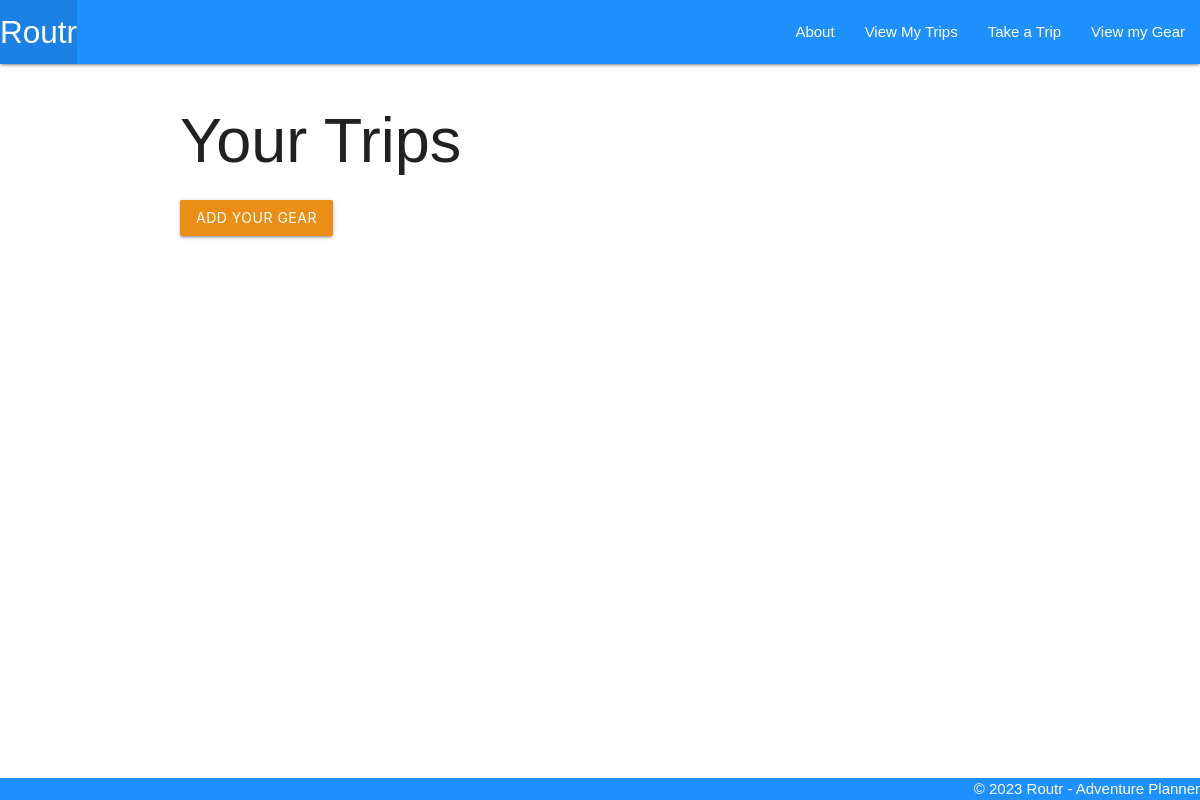
Page /trips/ on the earlier database version.
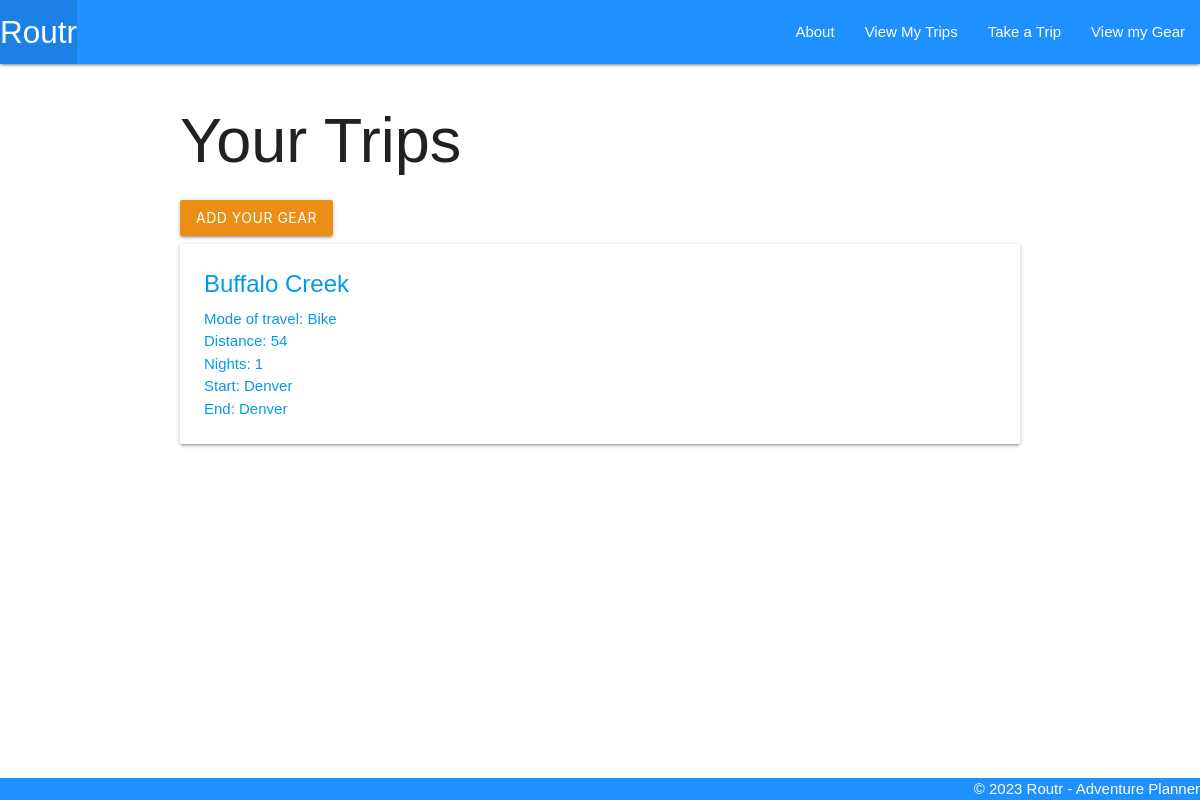
Same page on the later database version.
### main/models.py (models this page shows, shortened)
class Trip(models.Model):
    name = models.CharField(max_length=100)
    mode = models.CharField(max_length=100)
    distance = models.IntegerField()
    nights = models.IntegerField()
    start = models.CharField(max_length=100)
    end = models.CharField(max_length=250)

### main/views.py (the view)
# urls.py: path('trips/', views.trip_index, name='index'),
def trip_index(request):
    trips = Trip.objects.all()
    return render(request, 'trips/index.html', {'trips': trips})

### main/templates/trips/index.html
{% extends 'base.html' %} {% block content %}
<h1>Your Trips</h1>
<a href="{% url 'gear_create' %}"><button class="btn">Add your Gear</button></a>
{% for trip in trips %}
<div class="card">
	<a href="{% url 'detail' trip.id %}">
		<div class="card-content">
			<span class="card-title">{{ trip.name }}</span>
			<p>Mode of travel: {{ trip.mode }}</p>
			<p>Distance: {{ trip.distance }}</p>
			<p>Nights: {{ trip.nights }}</p>
			<p>Start: {{ trip.start }}</p>
			<p>End: {{ trip.end }}</p>
		</div>
	</a>
</div>
{% endfor %} {% endblock %}

Differences in the rows shown:
added Trip: name "Buffalo Creek", mode "Bike", distance "54", nights "1", start "Denver", end "Denver"
